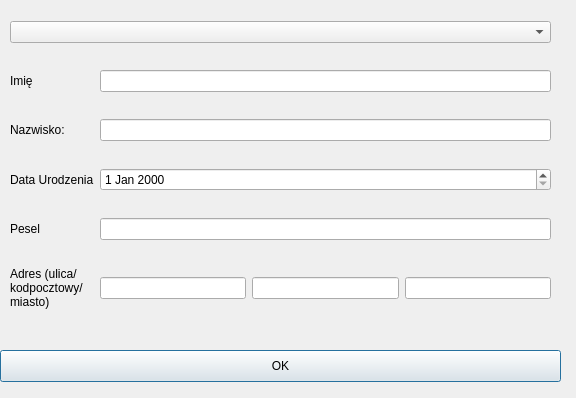
<?xml version="1.0" encoding="UTF-8"?>
<ui version="4.0">
 <class>Dialog</class>
 <widget class="QDialog" name="Dialog">
  <property name="geometry">
   <rect>
    <x>0</x>
    <y>0</y>
    <width>576</width>
    <height>398</height>
   </rect>
  </property>
  <property name="windowTitle">
   <string>Dialog</string>
  </property>
  <widget class="QWidget" name="gridLayoutWidget_2">
   <property name="geometry">
    <rect>
     <x>10</x>
     <y>0</y>
     <width>541</width>
     <height>333</height>
    </rect>
   </property>
   <layout class="QGridLayout" name="gridLayout_2">
    <item row="5" column="1">
     <widget class="QLineEdit" name="streetEdit"/>
    </item>
    <item row="5" column="2">
     <widget class="QLineEdit" name="zipCodeEdit"/>
    </item>
    <item row="5" column="3">
     <widget class="QLineEdit" name="cityEdit"/>
    </item>
    <item row="4" column="1" colspan="3">
     <widget class="QLineEdit" name="peselEdit"/>
    </item>
    <item row="2" column="1" colspan="3">
     <widget class="QLineEdit" name="lastNameEdit"/>
    </item>
    <item row="1" column="1" colspan="3">
     <widget class="QLineEdit" name="nameEdit"/>
    </item>
    <item row="3" column="0">
     <widget class="QLabel" name="label_4">
      <property name="text">
       <string>Data Urodzenia</string>
      </property>
     </widget>
    </item>
    <item row="3" column="1" colspan="3">
     <widget class="QDateEdit" name="dateEdit"/>
    </item>
    <item row="4" column="0">
     <widget class="QLabel" name="label_3">
      <property name="text">
       <string>Pesel</string>
      </property>
     </widget>
    </item>
    <item row="1" column="0">
     <widget class="QLabel" name="label">
      <property name="text">
       <string>Imię</string>
      </property>
     </widget>
    </item>
    <item row="5" column="0">
     <widget class="QLabel" name="label_2">
      <property name="maximumSize">
       <size>
        <width>100</width>
        <height>16777215</height>
       </size>
      </property>
      <property name="text">
       <string>Adres (ulica/kodpocztowy/miasto)</string>
      </property>
      <property name="wordWrap">
       <bool>true</bool>
      </property>
     </widget>
    </item>
    <item row="2" column="0">
     <widget class="QLabel" name="label_5">
      <property name="text">
       <string>Nazwisko:</string>
      </property>
     </widget>
    </item>
    <item row="0" column="0" colspan="4">
     <widget class="QComboBox" name="comboBox"/>
    </item>
   </layout>
  </widget>
  <widget class="QPushButton" name="saveButton">
   <property name="geometry">
    <rect>
     <x>0</x>
     <y>350</y>
     <width>561</width>
     <height>32</height>
    </rect>
   </property>
   <property name="text">
    <string>OK</string>
   </property>
  </widget>
 </widget>
 <resources/>
 <connections/>
</ui>
